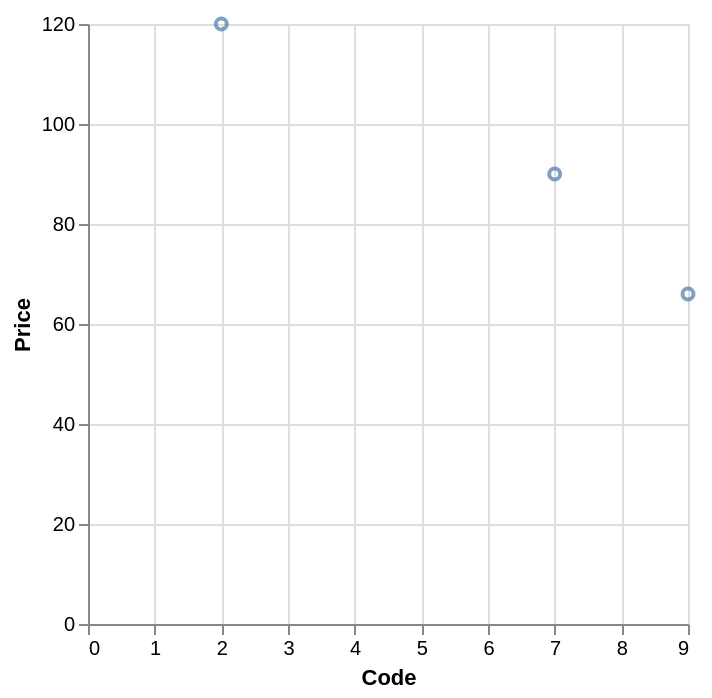

The Vega-Lite source for this figure:
### Vega-Lite specification from a JSON file in a GitHub repository (floating-point values rounded to 4 significant figures)
{"data": {"values": [{"x_data": 2, "y_data": 120}, {"x_data": 7, "y_data": 90}, {"x_data": 9, "y_data": 66}]}, "mark": "point", "encoding": {"x": {"field": "x_data", "type": "quantitative", "title": "Code"}, "y": {"field": "y_data", "type": "quantitative", "title": "Price"}}}
